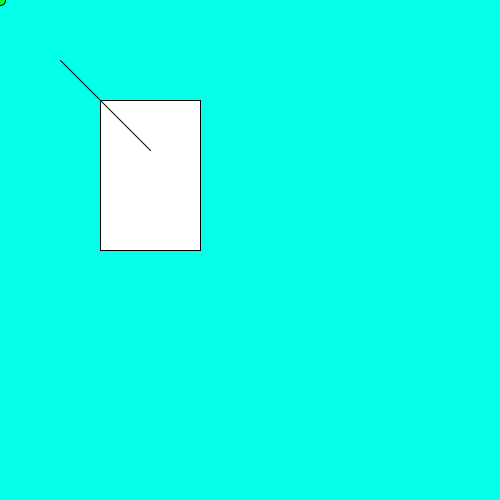
Frame 1 (no input)
Frame 60 (the mouse pressed at the canvas centre just before this capture): identical to frame 1, image omitted
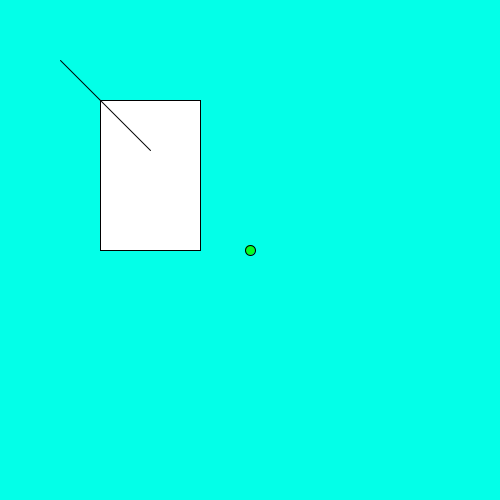
Frame 120 (the mouse held since frame 60 and released just before this capture)

The Processing sketch that drew these frames (run headless with seeded random() and noise(); from frame 60 on, the mouse is pressed at the canvas centre):

// Processing sketch: week01_2
// ── week01_2.pde
void setup()
{
  size(500,500);
}
void draw()
{
  background(#03FFE8);
  fill(#FFFFFF);
  rect(100,100,100,150);
  fill(#03FF22);
  ellipse(mouseX,mouseY,10,10);
  line(150,150,60,60);
}
